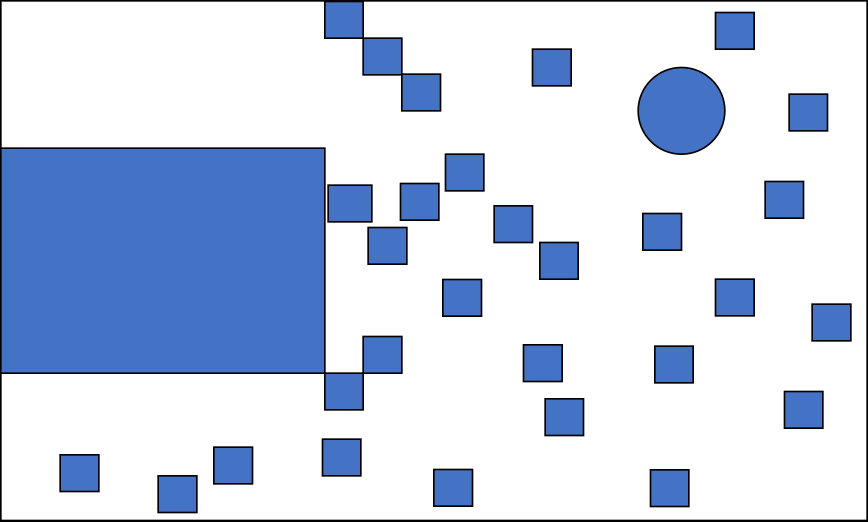
#> input picture maps/RobotMap.jpg, 2604 x 1564 px, found by its file name (shown at 1/3 size)
$ python 'Sin título0.py'
#> lines starting #> are read from the running program, lines starting #| are printed output that depends on the picture; after the words box and inside, x2 and y2 are one past the last pixel; in counts of white or black regions, pixels touching at a corner belong together
### Enviroment.py
import numpy as np
from matplotlib import pyplot as plt
from matplotlib import patches

import cv2
import math as m

class enviroment:

    def __init__(self, path, scale):
#> called with path = 'RobotMap.jpg'
        env = cv2.imread(path, 0)
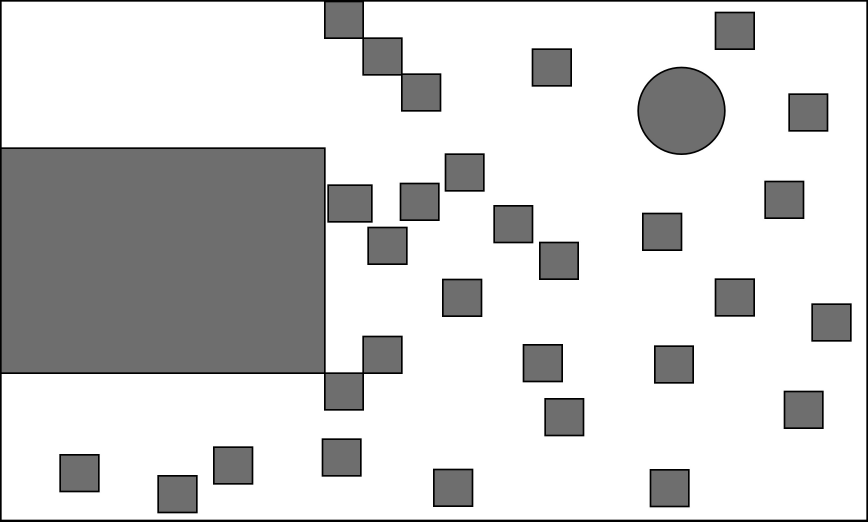
#> env: shape (1564, 2604) (shown at 1/3 size); min 0, max 255, mean 210.3
        env = 1 - np.round(env / 255.0)
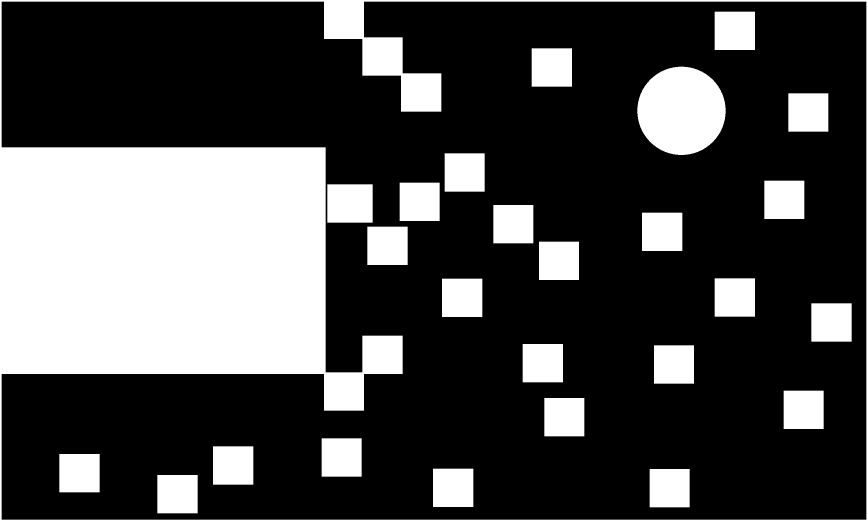
#> env: shape (1564, 2604) float64 (shown at 1/3 size); values 0 (black) and 1 (white), 28.5% white; 26 white regions, largest, box (x1, y1, x2, y2) and area: (0, 0, 2604, 1564) 771415, (1912, 200, 2177, 465) 55070, (982, 553, 1118, 668) 15640

        self.map = env

        self.scale = scale
        self.grid_shape = [env.shape[0] / self.scale[0], env.shape[1] / self.scale[1]]
#> self.grid_shape = [156.4, 260.4]
        self.grid = np.zeros((int(np.ceil(self.grid_shape[0])), int(np.ceil(self.grid_shape[1]))))

        for row in range(self.grid.shape[0]):
            for col in range(self.grid.shape[1]):
                if row == 0 or col == 0 or row == self.grid.shape[0]-1 or col == self.grid.shape[1] - 1:
                    val = 1
                else:
                    row2 = self.scale[0] * row
                    col2 = self.scale[1] * col
                    val = round(self.map[row2:row2+self.scale[0], col2:col2+self.scale[1]].sum() / (self.scale[0] * self.scale[1]))
                self.grid[row,col] = val
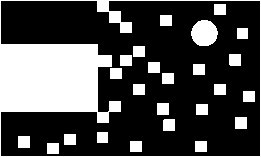
#> self.grid: shape (157, 261) float64; values 0 (black) and 1 (white), 29% white; 25 white regions, largest, box (x1, y1, x2, y2) and area: (0, 0, 261, 157) 8268, (191, 20, 218, 46) 549, (157, 103, 169, 115) 144


        self.height = 400.0
        self.width = 450.0
        self.pix_density = self.grid_shape[1] / self.width
#> self.pix_density = 0.579

        # self.figure, self.ax = plt.subplots(figsize =(7,7))
        self.rect = None
        self.tria = None

    # [33 lines left out: function patch_robot, not called in this run]

    def plot_plan(self, plan, ax):
        path = plan.path
        plt.plot(path[:,1], path[:,0], '-*')

    # [16 lines left out: function update_screen, not called in this run]


### Robots.py
import math as m
import numpy as np
import random

class steering_car:

    def __init__(self, length = 20, width = 10, pix_density = 6.51):
#> called with length = 26, width = 13, pix_density = 0.579
        self.x = 0.0
        self.y = 0.0
        self.orientation = 0.0              #Radians

        self.length = length * pix_density  #Centimeters
#> self.length = 15.05
        self.width = width * pix_density    #Centimeters
#> self.width = 7.52
        self.pix_density = pix_density      #Pixels per centimer

        self.steering_noise    = 0.0
        self.distance_noise    = 0.0
        self.measurement_noise = 0.0

        self.num_collisions    = 0
        self.num_steps         = 0

        self.camara = np.array([0,  self.length // 2])
#> self.camara = [0, 7]

        angle = 120
        view_angle = m.pi * angle / 180.0
        view_dist = 50 * pix_density
#> view_dist = 28.93
        view_dist = self.length * 5
#> view_dist = 75.23

        self.horizon = []
        for ang in np.linspace(view_angle/2, -view_angle/2, angle):
            self.horizon.append([np.sin(ang) * view_dist, np.cos(ang) * view_dist])
        self.horizon = np.array(self.horizon)

    def set(self, new_x, new_y, new_orientation):

        self.x = float(new_x)
        self.y = float(new_y)
        self.orientation = float(new_orientation) % (2.0 * m.pi)

    # [44 lines left out: functions set_noise, check_collision, not called in this run]

    def check_goal(self, goal, threshold = 5.0):
        dist =  m.sqrt((float(goal[1]) - self.x) ** 2 + (float(goal[0]) - self.y) ** 2)
        return dist < threshold

    # [129 lines left out: functions move, sense, measurement_prob, view, not called in this run]

    def __repr__(self):
        # return '[x=%.5f y=%.5f orient=%.5f]'  % (self.x, self.y, self.orientation)
        return '[%.5f, %.5f]'  % (self.x, self.y)

### Sin título0.py
from matplotlib import pyplot as plt
from matplotlib.animation import PillowWriter

import cv2
import numpy as np
import math as m

import Robots
import Enviroment as env
import Plans

#Robot intial parameters
# x, y = [100, 300]
y,x = [100, 1550]

# Goal position and orientation
goal = [1200, 200]

orientation = (m.pi * 0 / 180)

width = 13
length = 26
steering = 4

#Movement parameters
time_limit = 10
dt = 0.1                    #step time = 0.1sec
velocity = 15                #Robot velocity = 5 cm/s
time_scale = 1.0
steps = int(time_limit / dt)

scale = [10, 10]


#####################################################################

if __name__ == "__main__":

    realMap = env.enviroment('RobotMap.jpg', scale)
    plt.imshow(realMap.grid, origin = 'lower')

    robot = Robots.steering_car(length, width, realMap.pix_density)
    robot.set(x/scale[1], y/scale[0], orientation)

#> (the run stopped early here; a loop or call above may not have finished)

$ run again, with maps/ClearMap.jpg copied over maps/RobotMap.jpg
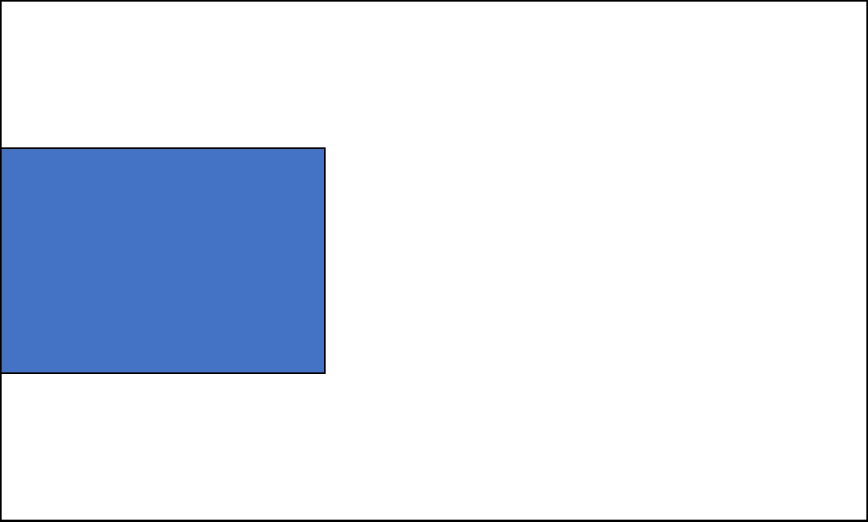
#> input picture maps/ClearMap.jpg, 2604 x 1564 px, found by its file name (shown at 1/3 size)
#> in __init__, `env = 1 - np.round(env / 255.0)`:
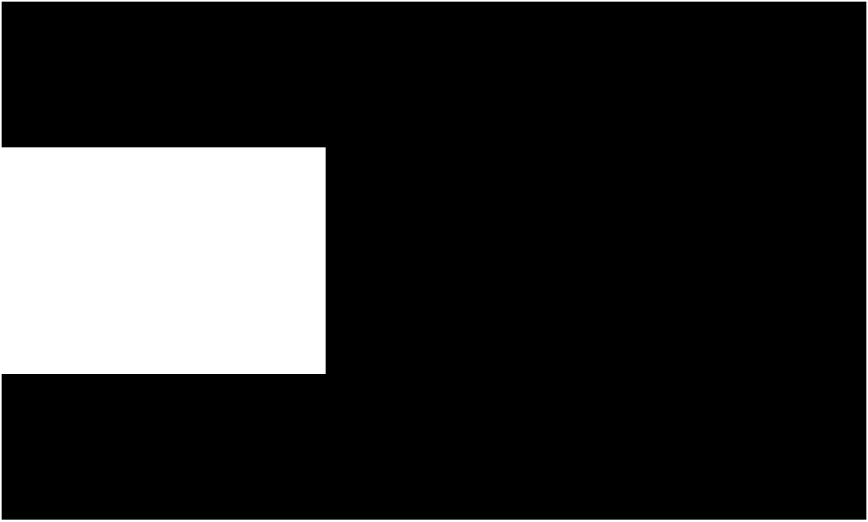
#> env: shape (1564, 2604) float64 (shown at 1/3 size); values 0 (black) and 1 (white), 17.3% white; 1 white region, box (x1, y1, x2, y2) and area: (0, 0, 2604, 1564) 702540
#> after the loop in __init__, `for row in range(self.grid.shape[0]):`:
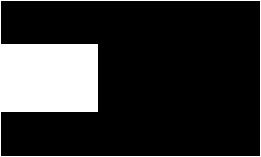
#> self.grid: shape (157, 261) float64; values 0 (black) and 1 (white), 18.1% white; 1 white region, box (x1, y1, x2, y2) and area: (0, 0, 261, 157) 7428
